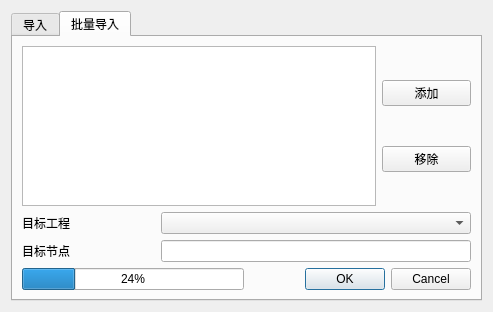
<?xml version="1.0" encoding="UTF-8"?>
<ui version="4.0">
 <class>ImportMacao</class>
 <widget class="QWidget" name="ImportMacao">
  <property name="geometry">
   <rect>
    <x>0</x>
    <y>0</y>
    <width>493</width>
    <height>312</height>
   </rect>
  </property>
  <property name="windowTitle">
   <string>导入Macao数据</string>
  </property>
  <property name="windowIcon">
   <iconset resource="../resources/SatExplorer.qrc">
    <normaloff>:/SatExplorer/icon/InSARapp.ico</normaloff>:/SatExplorer/icon/InSARapp.ico</iconset>
  </property>
  <layout class="QVBoxLayout" name="verticalLayout">
   <item>
    <widget class="QTabWidget" name="tabWidget">
     <property name="currentIndex">
      <number>1</number>
     </property>
     <widget class="QWidget" name="tab_3">
      <attribute name="title">
       <string>导入</string>
      </attribute>
      <layout class="QVBoxLayout" name="verticalLayout_6" stretch="1,3,1,0">
       <item>
        <layout class="QHBoxLayout" name="horizontalLayout_4">
         <item>
          <widget class="QLabel" name="label_6">
           <property name="text">
            <string>图像（.jpg,.tiff,*.png,*.bmp）</string>
           </property>
          </widget>
         </item>
         <item>
          <widget class="QLineEdit" name="LineEdit_xml"/>
         </item>
         <item>
          <widget class="QPushButton" name="button_xml_browse">
           <property name="text">
            <string>浏览...</string>
           </property>
          </widget>
         </item>
        </layout>
       </item>
       <item>
        <layout class="QFormLayout" name="formLayout">
         <item row="0" column="0">
          <widget class="QLabel" name="label_3">
           <property name="text">
            <string> 目标工程</string>
           </property>
          </widget>
         </item>
         <item row="0" column="1">
          <widget class="QComboBox" name="comboBox_dst_project"/>
         </item>
         <item row="1" column="1">
          <spacer name="verticalSpacer">
           <property name="orientation">
            <enum>Qt::Vertical</enum>
           </property>
           <property name="sizeHint" stdset="0">
            <size>
             <width>20</width>
             <height>40</height>
            </size>
           </property>
          </spacer>
         </item>
         <item row="2" column="0">
          <widget class="QLabel" name="label_4">
           <property name="text">
            <string> 目标节点</string>
           </property>
          </widget>
         </item>
         <item row="3" column="1">
          <spacer name="verticalSpacer_2">
           <property name="orientation">
            <enum>Qt::Vertical</enum>
           </property>
           <property name="sizeHint" stdset="0">
            <size>
             <width>20</width>
             <height>40</height>
            </size>
           </property>
          </spacer>
         </item>
         <item row="4" column="0">
          <widget class="QLabel" name="label_5">
           <property name="text">
            <string>目标文件名</string>
           </property>
          </widget>
         </item>
         <item row="4" column="1">
          <widget class="QLineEdit" name="LineEdit_dst_filename"/>
         </item>
         <item row="2" column="1">
          <widget class="QLineEdit" name="lineEdit_dst_node"/>
         </item>
        </layout>
       </item>
       <item>
        <widget class="QProgressBar" name="progressBar">
         <property name="value">
          <number>24</number>
         </property>
        </widget>
       </item>
       <item>
        <layout class="QHBoxLayout" name="horizontalLayout_7">
         <item>
          <widget class="QDialogButtonBox" name="buttonBox">
           <property name="standardButtons">
            <set>QDialogButtonBox::Cancel|QDialogButtonBox::Ok</set>
           </property>
          </widget>
         </item>
        </layout>
       </item>
      </layout>
     </widget>
     <widget class="QWidget" name="tab">
      <attribute name="title">
       <string>批量导入</string>
      </attribute>
      <layout class="QVBoxLayout" name="verticalLayout_3" stretch="4,4">
       <item>
        <layout class="QHBoxLayout" name="horizontalLayout" stretch="8,2">
         <item>
          <layout class="QVBoxLayout" name="verticalLayout_2">
           <item>
            <widget class="QListWidget" name="listWidget"/>
           </item>
          </layout>
         </item>
         <item>
          <layout class="QVBoxLayout" name="verticalLayout_4">
           <item>
            <widget class="QPushButton" name="pushButton_add">
             <property name="text">
              <string>添加</string>
             </property>
            </widget>
           </item>
           <item>
            <widget class="QPushButton" name="pushButton_remove">
             <property name="text">
              <string>移除</string>
             </property>
            </widget>
           </item>
          </layout>
         </item>
        </layout>
       </item>
       <item>
        <layout class="QHBoxLayout" name="horizontalLayout_3">
         <item>
          <layout class="QVBoxLayout" name="verticalLayout_5">
           <item>
            <layout class="QHBoxLayout" name="horizontalLayout_6" stretch="3,7">
             <item>
              <widget class="QLabel" name="label">
               <property name="text">
                <string>目标工程</string>
               </property>
              </widget>
             </item>
             <item>
              <widget class="QComboBox" name="comboBox_dst_project_2"/>
             </item>
            </layout>
           </item>
           <item>
            <layout class="QHBoxLayout" name="horizontalLayout_5" stretch="3,7">
             <item>
              <widget class="QLabel" name="label_2">
               <property name="text">
                <string>目标节点</string>
               </property>
              </widget>
             </item>
             <item>
              <widget class="QLineEdit" name="lineEdit_dst_node_2"/>
             </item>
            </layout>
           </item>
           <item>
            <layout class="QHBoxLayout" name="horizontalLayout_2" stretch="5,5">
             <item>
              <widget class="QProgressBar" name="progressBar_2">
               <property name="value">
                <number>24</number>
               </property>
              </widget>
             </item>
             <item>
              <widget class="QDialogButtonBox" name="buttonBox_2">
               <property name="standardButtons">
                <set>QDialogButtonBox::Cancel|QDialogButtonBox::Ok</set>
               </property>
              </widget>
             </item>
            </layout>
           </item>
          </layout>
         </item>
        </layout>
       </item>
      </layout>
     </widget>
    </widget>
   </item>
  </layout>
 </widget>
 <resources>
  <include location="../resources/SatExplorer.qrc"/>
 </resources>
 <connections/>
</ui>
